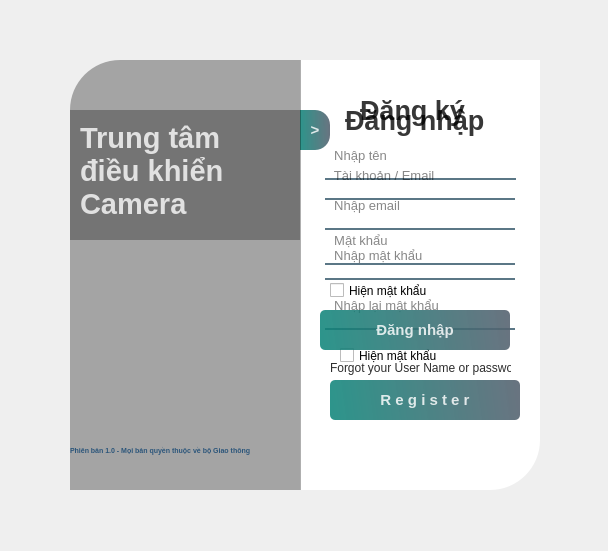
<?xml version="1.0" encoding="UTF-8"?>
<ui version="4.0">
 <class>Form</class>
 <widget class="QWidget" name="Form">
  <property name="windowModality">
   <enum>Qt::WindowModal</enum>
  </property>
  <property name="geometry">
   <rect>
    <x>0</x>
    <y>0</y>
    <width>608</width>
    <height>551</height>
   </rect>
  </property>
  <property name="windowTitle">
   <string>Form</string>
  </property>
  <widget class="QWidget" name="widget" native="true">
   <property name="geometry">
    <rect>
     <x>30</x>
     <y>30</y>
     <width>550</width>
     <height>500</height>
    </rect>
   </property>
   <property name="styleSheet">
    <string notr="true">QPushButton#pushButton, #pushButton_6, #pushButton_7{
	background-color: qlineargradient(spread:pad, x1:0, y1:0.505682, x2:1, y2:0.477, stop:0 rgba(11, 131, 120, 219), stop:1 rgba(85, 98, 112, 226));
	color:rgba(255, 255, 255, 210);
	border-radius:5px;
}

QPushButton#pushButton:hover, #pushButton_6:hover, #pushButton_7:hover{
	background-color: qlineargradient(spread:pad, x1:0, y1:0.505682, x2:1, y2:0.477, stop:0 rgba(150, 123, 111, 219), stop:1 rgba(85, 81, 84, 226));
}

QPushButton#pushButton:pressed, #pushButton_6:pressed, #pushButton_7:pressed{
	padding-left:5px;
	padding-top:5px;
	background-color:rgba(150, 123, 111, 255);
}

QPushButton#pushButton_2, #pushButton_3, #pushButton_4, #pushButton_5{
	background-color: rgba(0, 0, 0, 0);
	color:rgba(85, 98, 112, 255);
}

QPushButton#pushButton_2:hover, #pushButton_3:hover, #pushButton_4:hover, #pushButton_5:hover{
	color: rgba(131, 96, 53, 255);
}

QPushButton#pushButton_2:pressed, #pushButton_3:pressed, #pushButton_4:pressed, #pushButton_5:pressed{
	padding-left:5px;
	padding-top:5px;
	color:rgba(91, 88, 53, 255);
}

</string>
   </property>
   <widget class="QLabel" name="label">
    <property name="geometry">
     <rect>
      <x>40</x>
      <y>30</y>
      <width>280</width>
      <height>431</height>
     </rect>
    </property>
    <property name="styleSheet">
     <string notr="true">border-image: url(:/images/background2.JPG);
background-color:rgba(0, 0, 0, 0);
border-top-left-radius: 50px;</string>
    </property>
    <property name="text">
     <string/>
    </property>
   </widget>
   <widget class="QLabel" name="label_3">
    <property name="geometry">
     <rect>
      <x>270</x>
      <y>30</y>
      <width>240</width>
      <height>430</height>
     </rect>
    </property>
    <property name="styleSheet">
     <string notr="true">background-color:rgba(255, 255, 255, 255);
border-bottom-right-radius: 50px;</string>
    </property>
    <property name="text">
     <string/>
    </property>
   </widget>
   <widget class="QLabel" name="label_6">
    <property name="geometry">
     <rect>
      <x>40</x>
      <y>80</y>
      <width>230</width>
      <height>130</height>
     </rect>
    </property>
    <property name="styleSheet">
     <string notr="true">background-color:rgba(0, 0, 0, 75);</string>
    </property>
    <property name="text">
     <string/>
    </property>
   </widget>
   <widget class="QPushButton" name="pushButton_7">
    <property name="geometry">
     <rect>
      <x>270</x>
      <y>80</y>
      <width>30</width>
      <height>40</height>
     </rect>
    </property>
    <property name="font">
     <font>
      <pointsize>11</pointsize>
      <weight>75</weight>
      <bold>true</bold>
     </font>
    </property>
    <property name="styleSheet">
     <string notr="true">border-radius:0px;
border-top-right-radius:15px;
border-bottom-right-radius:15px;</string>
    </property>
    <property name="text">
     <string>&gt;</string>
    </property>
    <property name="checkable">
     <bool>true</bool>
    </property>
   </widget>
   <widget class="QWidget" name="widget_3" native="true">
    <property name="geometry">
     <rect>
      <x>280</x>
      <y>50</y>
      <width>220</width>
      <height>361</height>
     </rect>
    </property>
    <widget class="QLabel" name="label_9">
     <property name="geometry">
      <rect>
       <x>50</x>
       <y>10</y>
       <width>121</width>
       <height>40</height>
      </rect>
     </property>
     <property name="font">
      <font>
       <pointsize>20</pointsize>
       <weight>75</weight>
       <bold>true</bold>
      </font>
     </property>
     <property name="styleSheet">
      <string notr="true">color:rgba(0, 0, 0, 200);</string>
     </property>
     <property name="text">
      <string>Đăng ký</string>
     </property>
    </widget>
    <widget class="QLineEdit" name="lineEdit_3">
     <property name="geometry">
      <rect>
       <x>15</x>
       <y>110</y>
       <width>190</width>
       <height>40</height>
      </rect>
     </property>
     <property name="font">
      <font>
       <pointsize>10</pointsize>
      </font>
     </property>
     <property name="styleSheet">
      <string notr="true">background-color:rgba(0, 0, 0, 0);
border:none;
border-bottom:2px solid rgba(46, 82, 101, 200);
color:rgba(0, 0, 0, 240);
padding-bottom:7px;</string>
     </property>
     <property name="echoMode">
      <enum>QLineEdit::Normal</enum>
     </property>
     <property name="placeholderText">
      <string>  Nhập email</string>
     </property>
    </widget>
    <widget class="QLineEdit" name="lineEdit_4">
     <property name="geometry">
      <rect>
       <x>15</x>
       <y>60</y>
       <width>191</width>
       <height>40</height>
      </rect>
     </property>
     <property name="font">
      <font>
       <pointsize>10</pointsize>
      </font>
     </property>
     <property name="styleSheet">
      <string notr="true">background-color:rgba(0, 0, 0, 0);
border:none;
border-bottom:2px solid rgba(46, 82, 101, 200);
color:rgba(0, 0, 0, 240);
padding-bottom:7px;</string>
     </property>
     <property name="placeholderText">
      <string>  Nhập tên</string>
     </property>
    </widget>
    <widget class="QPushButton" name="pushButton_6">
     <property name="geometry">
      <rect>
       <x>20</x>
       <y>300</y>
       <width>190</width>
       <height>40</height>
      </rect>
     </property>
     <property name="font">
      <font>
       <pointsize>11</pointsize>
       <weight>75</weight>
       <bold>true</bold>
      </font>
     </property>
     <property name="text">
      <string>R e g i s t e r</string>
     </property>
    </widget>
    <widget class="QLineEdit" name="lineEdit_6">
     <property name="geometry">
      <rect>
       <x>15</x>
       <y>160</y>
       <width>190</width>
       <height>40</height>
      </rect>
     </property>
     <property name="font">
      <font>
       <pointsize>10</pointsize>
      </font>
     </property>
     <property name="styleSheet">
      <string notr="true">background-color:rgba(0, 0, 0, 0);
border:none;
border-bottom:2px solid rgba(46, 82, 101, 200);
color:rgba(0, 0, 0, 240);
padding-bottom:7px;</string>
     </property>
     <property name="echoMode">
      <enum>QLineEdit::Password</enum>
     </property>
     <property name="placeholderText">
      <string>  Nhập mật khẩu </string>
     </property>
    </widget>
    <widget class="QLineEdit" name="lineEdit_7">
     <property name="geometry">
      <rect>
       <x>15</x>
       <y>210</y>
       <width>190</width>
       <height>40</height>
      </rect>
     </property>
     <property name="font">
      <font>
       <pointsize>10</pointsize>
      </font>
     </property>
     <property name="styleSheet">
      <string notr="true">background-color:rgba(0, 0, 0, 0);
border:none;
border-bottom:2px solid rgba(46, 82, 101, 200);
color:rgba(0, 0, 0, 240);
padding-bottom:7px;</string>
     </property>
     <property name="echoMode">
      <enum>QLineEdit::Password</enum>
     </property>
     <property name="placeholderText">
      <string>  Nhập lại mật khẩu </string>
     </property>
    </widget>
    <widget class="QCheckBox" name="checkBox_2">
     <property name="geometry">
      <rect>
       <x>30</x>
       <y>260</y>
       <width>101</width>
       <height>31</height>
      </rect>
     </property>
     <property name="text">
      <string>Hiện mật khẩu</string>
     </property>
    </widget>
   </widget>
   <widget class="QLabel" name="label_2">
    <property name="geometry">
     <rect>
      <x>40</x>
      <y>30</y>
      <width>231</width>
      <height>430</height>
     </rect>
    </property>
    <property name="styleSheet">
     <string notr="true">background-color:rgba(0, 0, 0, 80);
border-top-left-radius: 50px;</string>
    </property>
    <property name="text">
     <string/>
    </property>
   </widget>
   <widget class="QLabel" name="label_7">
    <property name="geometry">
     <rect>
      <x>50</x>
      <y>90</y>
      <width>201</width>
      <height>101</height>
     </rect>
    </property>
    <property name="font">
     <font>
      <pointsize>22</pointsize>
      <weight>75</weight>
      <bold>true</bold>
     </font>
    </property>
    <property name="styleSheet">
     <string notr="true">color:rgba(255, 255, 255, 200);</string>
    </property>
    <property name="text">
     <string>Trung tâm 
điều khiển 
Camera</string>
    </property>
   </widget>
   <widget class="QLabel" name="label_8">
    <property name="geometry">
     <rect>
      <x>40</x>
      <y>390</y>
      <width>221</width>
      <height>61</height>
     </rect>
    </property>
    <property name="font">
     <font>
      <pointsize>5</pointsize>
      <weight>75</weight>
      <bold>true</bold>
     </font>
    </property>
    <property name="autoFillBackground">
     <bool>false</bool>
    </property>
    <property name="styleSheet">
     <string notr="true">color:rgba(13, 65, 111, 0.8)</string>
    </property>
    <property name="text">
     <string>Phiên bản 1.0 - Mọi bản quyền thuộc về bộ Giao thông</string>
    </property>
   </widget>
   <widget class="QWidget" name="widget_2" native="true">
    <property name="geometry">
     <rect>
      <x>280</x>
      <y>50</y>
      <width>220</width>
      <height>361</height>
     </rect>
    </property>
    <widget class="QLabel" name="label_4">
     <property name="geometry">
      <rect>
       <x>35</x>
       <y>20</y>
       <width>151</width>
       <height>40</height>
      </rect>
     </property>
     <property name="font">
      <font>
       <pointsize>20</pointsize>
       <weight>75</weight>
       <bold>true</bold>
      </font>
     </property>
     <property name="styleSheet">
      <string notr="true">color:rgba(0, 0, 0, 200);</string>
     </property>
     <property name="text">
      <string>Đăng nhập</string>
     </property>
    </widget>
    <widget class="QLineEdit" name="lineEdit_2">
     <property name="geometry">
      <rect>
       <x>15</x>
       <y>145</y>
       <width>190</width>
       <height>40</height>
      </rect>
     </property>
     <property name="font">
      <font>
       <pointsize>10</pointsize>
      </font>
     </property>
     <property name="styleSheet">
      <string notr="true">background-color:rgba(0, 0, 0, 0);
border:none;
border-bottom:2px solid rgba(46, 82, 101, 200);
color:rgba(0, 0, 0, 240);
padding-bottom:7px;</string>
     </property>
     <property name="echoMode">
      <enum>QLineEdit::Password</enum>
     </property>
     <property name="placeholderText">
      <string>  Mật khẩu</string>
     </property>
    </widget>
    <widget class="QLineEdit" name="lineEdit">
     <property name="geometry">
      <rect>
       <x>15</x>
       <y>80</y>
       <width>190</width>
       <height>40</height>
      </rect>
     </property>
     <property name="font">
      <font>
       <pointsize>10</pointsize>
      </font>
     </property>
     <property name="styleSheet">
      <string notr="true">background-color:rgba(0, 0, 0, 0);
border:none;
border-bottom:2px solid rgba(46, 82, 101, 200);
color:rgba(0, 0, 0, 240);
padding-bottom:7px;</string>
     </property>
     <property name="placeholderText">
      <string>  Tài khoản / Email</string>
     </property>
    </widget>
    <widget class="QPushButton" name="pushButton">
     <property name="geometry">
      <rect>
       <x>10</x>
       <y>230</y>
       <width>190</width>
       <height>40</height>
      </rect>
     </property>
     <property name="font">
      <font>
       <pointsize>11</pointsize>
       <weight>75</weight>
       <bold>true</bold>
      </font>
     </property>
     <property name="text">
      <string>Đăng nhập</string>
     </property>
    </widget>
    <widget class="QLabel" name="label_5">
     <property name="geometry">
      <rect>
       <x>20</x>
       <y>280</y>
       <width>181</width>
       <height>16</height>
      </rect>
     </property>
     <property name="styleSheet">
      <string notr="true">color:rgba(0, 0, 0, 210);</string>
     </property>
     <property name="text">
      <string>Forgot your User Name or password?</string>
     </property>
    </widget>
    <widget class="QCheckBox" name="checkBox">
     <property name="geometry">
      <rect>
       <x>20</x>
       <y>200</y>
       <width>101</width>
       <height>21</height>
      </rect>
     </property>
     <property name="text">
      <string>Hiện mật khẩu</string>
     </property>
     <property name="checked">
      <bool>false</bool>
     </property>
    </widget>
   </widget>
  </widget>
 </widget>
 <resources>
  <include location="res_rc.qrc"/>
 </resources>
 <connections/>
</ui>
